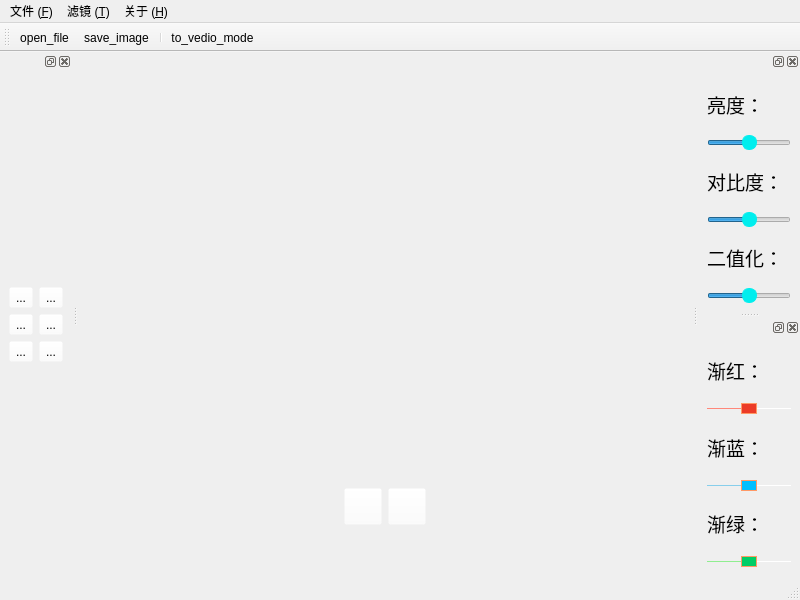
<?xml version="1.0" encoding="UTF-8"?>
<ui version="4.0">
 <class>solveImage</class>
 <widget class="QMainWindow" name="solveImage">
  <property name="geometry">
   <rect>
    <x>0</x>
    <y>0</y>
    <width>800</width>
    <height>600</height>
   </rect>
  </property>
  <property name="windowTitle">
   <string>189050741 zzy</string>
  </property>
  <property name="windowIcon">
   <iconset resource="img.qrc">
    <normaloff>:/img/images/codeforces.png</normaloff>:/img/images/codeforces.png</iconset>
  </property>
  <widget class="QWidget" name="centralwidget">
   <layout class="QHBoxLayout" name="horizontalLayout_2">
    <item>
     <layout class="QVBoxLayout" name="verticalLayout_9" stretch="6,2">
      <item>
       <widget class="QLabel" name="label">
        <property name="text">
         <string/>
        </property>
        <property name="alignment">
         <set>Qt::AlignCenter</set>
        </property>
       </widget>
      </item>
      <item>
       <layout class="QHBoxLayout" name="horizontalLayout_5" stretch="3,2,2,3">
        <item>
         <widget class="QLabel" name="label_8">
          <property name="text">
           <string/>
          </property>
         </widget>
        </item>
        <item>
         <widget class="QToolButton" name="toolButton_3">
          <property name="styleSheet">
           <string notr="true">background-color: rgba(255, 255, 255, 0);</string>
          </property>
          <property name="text">
           <string/>
          </property>
          <property name="icon">
           <iconset resource="img.qrc">
            <normaloff>:/img/images/pre_pic.png</normaloff>:/img/images/pre_pic.png</iconset>
          </property>
          <property name="iconSize">
           <size>
            <width>30</width>
            <height>30</height>
           </size>
          </property>
         </widget>
        </item>
        <item>
         <widget class="QToolButton" name="toolButton_5">
          <property name="styleSheet">
           <string notr="true">background-color: rgba(255, 255, 255, 0);</string>
          </property>
          <property name="text">
           <string/>
          </property>
          <property name="icon">
           <iconset resource="img.qrc">
            <normaloff>:/img/images/next_pic.png</normaloff>:/img/images/next_pic.png</iconset>
          </property>
          <property name="iconSize">
           <size>
            <width>30</width>
            <height>30</height>
           </size>
          </property>
         </widget>
        </item>
        <item>
         <widget class="QLabel" name="label_now_pic">
          <property name="font">
           <font>
            <family>Consolas</family>
            <pointsize>16</pointsize>
           </font>
          </property>
          <property name="text">
           <string/>
          </property>
         </widget>
        </item>
       </layout>
      </item>
     </layout>
    </item>
   </layout>
  </widget>
  <widget class="QMenuBar" name="menubar">
   <property name="geometry">
    <rect>
     <x>0</x>
     <y>0</y>
     <width>800</width>
     <height>23</height>
    </rect>
   </property>
   <widget class="QMenu" name="menu">
    <property name="title">
     <string>文件 (&amp;F)</string>
    </property>
    <addaction name="action_N"/>
    <addaction name="actionChange"/>
   </widget>
   <widget class="QMenu" name="menu_T">
    <property name="title">
     <string>滤镜 (&amp;T)</string>
    </property>
    <addaction name="action"/>
    <addaction name="action_w"/>
    <addaction name="action_e"/>
    <addaction name="action_r"/>
   </widget>
   <widget class="QMenu" name="menu_H">
    <property name="title">
     <string>关于 (&amp;H)</string>
    </property>
    <addaction name="actionAbout"/>
   </widget>
   <addaction name="menu"/>
   <addaction name="menu_T"/>
   <addaction name="menu_H"/>
  </widget>
  <widget class="QStatusBar" name="statusbar"/>
  <widget class="QToolBar" name="toolBar">
   <property name="windowTitle">
    <string>toolBar</string>
   </property>
   <attribute name="toolBarArea">
    <enum>TopToolBarArea</enum>
   </attribute>
   <attribute name="toolBarBreak">
    <bool>false</bool>
   </attribute>
   <addaction name="actionOpen_file"/>
   <addaction name="actionSave_image"/>
   <addaction name="separator"/>
   <addaction name="actionTo_vedio_mode"/>
  </widget>
  <widget class="QDockWidget" name="dockWidget">
   <attribute name="dockWidgetArea">
    <number>1</number>
   </attribute>
   <widget class="QWidget" name="dockWidgetContents">
    <layout class="QVBoxLayout" name="verticalLayout_8">
     <item>
      <layout class="QVBoxLayout" name="verticalLayout_7">
       <item>
        <layout class="QHBoxLayout" name="horizontalLayout_3">
         <item>
          <widget class="QToolButton" name="toolButton">
           <property name="styleSheet">
            <string notr="true">background-color: rgba(255, 255, 255, 0);</string>
           </property>
           <property name="text">
            <string>...</string>
           </property>
           <property name="icon">
            <iconset resource="img.qrc">
             <normaloff>:/img/images/conter_clockwise.png</normaloff>:/img/images/conter_clockwise.png</iconset>
           </property>
           <property name="iconSize">
            <size>
             <width>30</width>
             <height>30</height>
            </size>
           </property>
          </widget>
         </item>
         <item>
          <widget class="QToolButton" name="toolButton_2">
           <property name="styleSheet">
            <string notr="true">background-color: rgba(255, 255, 255, 0);</string>
           </property>
           <property name="text">
            <string>...</string>
           </property>
           <property name="icon">
            <iconset resource="img.qrc">
             <normaloff>:/img/images/clockwise.png</normaloff>:/img/images/clockwise.png</iconset>
           </property>
           <property name="iconSize">
            <size>
             <width>30</width>
             <height>30</height>
            </size>
           </property>
          </widget>
         </item>
        </layout>
       </item>
       <item>
        <layout class="QHBoxLayout" name="horizontalLayout_4">
         <item>
          <widget class="QToolButton" name="toolButton_4">
           <property name="styleSheet">
            <string notr="true">background-color: rgba(255, 255, 255, 0);</string>
           </property>
           <property name="text">
            <string>...</string>
           </property>
           <property name="icon">
            <iconset resource="img.qrc">
             <normaloff>:/img/images/up_arrow.png</normaloff>:/img/images/up_arrow.png</iconset>
           </property>
           <property name="iconSize">
            <size>
             <width>30</width>
             <height>30</height>
            </size>
           </property>
          </widget>
         </item>
         <item>
          <widget class="QToolButton" name="toolButton_6">
           <property name="styleSheet">
            <string notr="true">background-color: rgba(255, 255, 255, 0);</string>
           </property>
           <property name="text">
            <string>...</string>
           </property>
           <property name="icon">
            <iconset resource="img.qrc">
             <normaloff>:/img/images/right_arrow.png</normaloff>:/img/images/right_arrow.png</iconset>
           </property>
           <property name="iconSize">
            <size>
             <width>30</width>
             <height>30</height>
            </size>
           </property>
          </widget>
         </item>
        </layout>
       </item>
       <item>
        <layout class="QHBoxLayout" name="horizontalLayout_6">
         <item>
          <widget class="QToolButton" name="toolButton_7">
           <property name="styleSheet">
            <string notr="true">background-color: rgba(255, 255, 255, 0);</string>
           </property>
           <property name="text">
            <string>...</string>
           </property>
           <property name="icon">
            <iconset resource="img.qrc">
             <normaloff>:/img/images/reset2.png</normaloff>:/img/images/reset2.png</iconset>
           </property>
           <property name="iconSize">
            <size>
             <width>30</width>
             <height>30</height>
            </size>
           </property>
          </widget>
         </item>
         <item>
          <widget class="QToolButton" name="toolButton_8">
           <property name="styleSheet">
            <string notr="true">background-color: rgba(255, 255, 255, 0);</string>
           </property>
           <property name="text">
            <string>...</string>
           </property>
           <property name="icon">
            <iconset resource="img.qrc">
             <normaloff>:/img/images/rubbish.png</normaloff>:/img/images/rubbish.png</iconset>
           </property>
           <property name="iconSize">
            <size>
             <width>30</width>
             <height>30</height>
            </size>
           </property>
          </widget>
         </item>
        </layout>
       </item>
      </layout>
     </item>
    </layout>
   </widget>
  </widget>
  <widget class="QDockWidget" name="dockWidget_6">
   <property name="sizePolicy">
    <sizepolicy hsizetype="Preferred" vsizetype="Preferred">
     <horstretch>0</horstretch>
     <verstretch>0</verstretch>
    </sizepolicy>
   </property>
   <property name="layoutDirection">
    <enum>Qt::LeftToRight</enum>
   </property>
   <property name="floating">
    <bool>false</bool>
   </property>
   <attribute name="dockWidgetArea">
    <number>2</number>
   </attribute>
   <widget class="QWidget" name="dockWidgetContents_6">
    <layout class="QHBoxLayout" name="horizontalLayout_7">
     <item>
      <layout class="QVBoxLayout" name="verticalLayout_2">
       <item>
        <widget class="QLabel" name="label_4">
         <property name="font">
          <font>
           <family>楷体</family>
           <pointsize>14</pointsize>
          </font>
         </property>
         <property name="text">
          <string>亮度：</string>
         </property>
        </widget>
       </item>
       <item>
        <widget class="QSlider" name="light_slider">
         <property name="styleSheet">
          <string notr="true">QSlider::groove:horizontal{ 
                                                     height: 12px; 
                                                     left: 4px; 
                                                     right: 4px; 
                                                     border-image: url(:/img/images/qslider_bg.png);
                                                   } 
QSlider::handle:horizontal{ 
                                                     background: rgb(0, 238, 238);
border: 1px solid rgb(0, 238, 238);
width: 10px;
height:10px;
border-radius: 7px;
margin-top:2px;
margin-bottom:2px;
}
QSlider::sub-page:horizontal{border-image: url(:/img/images/qslider.png);}


	

</string>
         </property>
         <property name="sliderPosition">
          <number>50</number>
         </property>
         <property name="orientation">
          <enum>Qt::Horizontal</enum>
         </property>
        </widget>
       </item>
       <item>
        <widget class="QLabel" name="label_6">
         <property name="font">
          <font>
           <family>楷体</family>
           <pointsize>14</pointsize>
          </font>
         </property>
         <property name="text">
          <string>对比度：</string>
         </property>
        </widget>
       </item>
       <item>
        <widget class="QSlider" name="compare_slider">
         <property name="styleSheet">
          <string notr="true">QSlider::groove:horizontal{ 
                                                     height: 12px; 
                                                     left: 4px; 
                                                     right: 4px; 
                                                     border-image: url(:/img/images/qslider_bg.png);
                                                   } 
QSlider::handle:horizontal{ 
                                                     background: rgb(0, 238, 238);
border: 1px solid rgb(0, 238, 238);
width: 10px;
height:10px;
border-radius: 7px;
margin-top:2px;
margin-bottom:2px;
}
QSlider::sub-page:horizontal{border-image: url(:/img/images/qslider.png);}


	

</string>
         </property>
         <property name="sliderPosition">
          <number>50</number>
         </property>
         <property name="orientation">
          <enum>Qt::Horizontal</enum>
         </property>
        </widget>
       </item>
       <item>
        <widget class="QLabel" name="label_7">
         <property name="font">
          <font>
           <family>楷体</family>
           <pointsize>14</pointsize>
          </font>
         </property>
         <property name="text">
          <string>二值化：</string>
         </property>
        </widget>
       </item>
       <item>
        <widget class="QSlider" name="horizontalSlider">
         <property name="styleSheet">
          <string notr="true">QSlider::groove:horizontal{ 
                                                     height: 12px; 
                                                     left: 4px; 
                                                     right: 4px; 
                                                     border-image: url(:/img/images/qslider_bg.png);
                                                   } 
QSlider::handle:horizontal{ 
                                                     background: rgb(0, 238, 238);
border: 1px solid rgb(0, 238, 238);
width: 10px;
height:10px;
border-radius: 7px;
margin-top:2px;
margin-bottom:2px;
}
QSlider::sub-page:horizontal{border-image: url(:/img/images/qslider.png);}


	

</string>
         </property>
         <property name="sliderPosition">
          <number>50</number>
         </property>
         <property name="orientation">
          <enum>Qt::Horizontal</enum>
         </property>
        </widget>
       </item>
      </layout>
     </item>
    </layout>
   </widget>
  </widget>
  <widget class="QDockWidget" name="dockWidget_5">
   <property name="sizePolicy">
    <sizepolicy hsizetype="Preferred" vsizetype="Preferred">
     <horstretch>0</horstretch>
     <verstretch>0</verstretch>
    </sizepolicy>
   </property>
   <property name="floating">
    <bool>false</bool>
   </property>
   <attribute name="dockWidgetArea">
    <number>2</number>
   </attribute>
   <widget class="QWidget" name="dockWidgetContents_5">
    <layout class="QHBoxLayout" name="horizontalLayout">
     <item>
      <layout class="QVBoxLayout" name="verticalLayout">
       <item>
        <widget class="QLabel" name="label_2">
         <property name="font">
          <font>
           <family>楷体</family>
           <pointsize>14</pointsize>
          </font>
         </property>
         <property name="text">
          <string>渐红：</string>
         </property>
        </widget>
       </item>
       <item>
        <widget class="QSlider" name="horizontalSlider_2">
         <property name="styleSheet">
          <string notr="true">QSlider::groove:horizontal {
border: 0px solid #bbb;
}
QSlider::sub-page:horizontal {
background: rgb(255,136,122);
border-radius: 0px;
margin-top:8px;
margin-bottom:8px;
}
QSlider::add-page:horizontal {
background: rgb(255,255, 255);
border: 0px solid #777;
border-radius: 2px;
margin-top:8px;
margin-bottom:8px;
}
QSlider::handle:horizontal {
background: rgb(236,59,39);
border: 1px solid rgb(255,153,102);
width: 14px;
height:10px;
border-radius: 7px;
margin-top:2px;
margin-bottom:2px;
}
QSlider::handle:horizontal:hover {
background: rgb(255,48,48);
border: 1px solid rgba(102,102,102,102);
border-radius: 7px;
}
QSlider::sub-page:horizontal:disabled {
background: #bbb;
border-color: #999;
}
QSlider::add-page:horizontal:disabled {
background: #eee;
border-color: #999;
}
QSlider::handle:horizontal:disabled {
background: #eee;
border: 1px solid #aaa;
border-radius: 4px;
}</string>
         </property>
         <property name="sliderPosition">
          <number>50</number>
         </property>
         <property name="orientation">
          <enum>Qt::Horizontal</enum>
         </property>
        </widget>
       </item>
       <item>
        <widget class="QLabel" name="label_3">
         <property name="font">
          <font>
           <family>楷体</family>
           <pointsize>14</pointsize>
          </font>
         </property>
         <property name="text">
          <string>渐蓝：</string>
         </property>
        </widget>
       </item>
       <item>
        <widget class="QSlider" name="horizontalSlider_3">
         <property name="styleSheet">
          <string notr="true">QSlider::groove:horizontal {
border: 0px solid #bbb;
}
QSlider::sub-page:horizontal {
background: rgb(135,206,235);
border-radius: 0px;
margin-top:8px;
margin-bottom:8px;
}
QSlider::add-page:horizontal {
background: rgb(255,255,255);
border: 0px solid #777;
border-radius: 2px;
margin-top:8px;
margin-bottom:8px;
}
QSlider::handle:horizontal {
background: rgb(0,191,255);
border: 1px solid rgb(255,153,102);
width: 14px;
height:10px;
border-radius: 7px;
margin-top:2px;
margin-bottom:2px;
}
QSlider::handle:horizontal:hover {
background: rgb(19,63,195);
border: 1px solid rgba(102,102,102,102);
border-radius: 7px;
}
QSlider::sub-page:horizontal:disabled {
background: #bbb;
border-color: #999;
}
QSlider::add-page:horizontal:disabled {
background: #eee;
border-color: #999;
}
QSlider::handle:horizontal:disabled {
background: #eee;
border: 1px solid #aaa;
border-radius: 4px;
}</string>
         </property>
         <property name="sliderPosition">
          <number>50</number>
         </property>
         <property name="orientation">
          <enum>Qt::Horizontal</enum>
         </property>
        </widget>
       </item>
       <item>
        <widget class="QLabel" name="label_5">
         <property name="font">
          <font>
           <family>楷体</family>
           <pointsize>14</pointsize>
          </font>
         </property>
         <property name="text">
          <string>渐绿：</string>
         </property>
        </widget>
       </item>
       <item>
        <widget class="QSlider" name="horizontalSlider_4">
         <property name="styleSheet">
          <string notr="true">QSlider::groove:horizontal {
border: 0px solid #bbb;
}
QSlider::sub-page:horizontal {
background: rgb(144,238,144);
border-radius: 0px;
margin-top:8px;
margin-bottom:8px;
}
QSlider::add-page:horizontal {
background: rgb(255,255,255);
border: 0px solid #777;
border-radius: 2px;
margin-top:8px;
margin-bottom:8px;
}
QSlider::handle:horizontal {
background: rgb(0,205,102);
border: 1px solid rgb(255,153,102);
width: 14px;
height:10px;
border-radius: 7px;
margin-top:2px;
margin-bottom:2px;
}
QSlider::handle:horizontal:hover {
background: rgb(0,255,0);
border: 1px solid rgba(102,102,102,102);
border-radius: 7px;
}
QSlider::sub-page:horizontal:disabled {
background: #bbb;
border-color: #999;
}
QSlider::add-page:horizontal:disabled {
background: #eee;
border-color: #999;
}
QSlider::handle:horizontal:disabled {
background: #eee;
border: 1px solid #aaa;
border-radius: 4px;
}</string>
         </property>
         <property name="sliderPosition">
          <number>50</number>
         </property>
         <property name="orientation">
          <enum>Qt::Horizontal</enum>
         </property>
        </widget>
       </item>
      </layout>
     </item>
    </layout>
   </widget>
  </widget>
  <action name="action_N">
   <property name="text">
    <string>打开文件 (&amp;N)</string>
   </property>
  </action>
  <action name="actionOpen_file">
   <property name="icon">
    <iconset resource="img.qrc">
     <normaloff>:/img/images/openfile.png</normaloff>:/img/images/openfile.png</iconset>
   </property>
   <property name="text">
    <string>open_file</string>
   </property>
   <property name="shortcut">
    <string>Ctrl+N</string>
   </property>
  </action>
  <action name="actionReset">
   <property name="icon">
    <iconset resource="img.qrc">
     <normaloff>:/img/images/reset.png</normaloff>:/img/images/reset.png</iconset>
   </property>
   <property name="text">
    <string>reset</string>
   </property>
   <property name="shortcut">
    <string>Ctrl+R</string>
   </property>
  </action>
  <action name="action">
   <property name="icon">
    <iconset resource="img.qrc">
     <normaloff>:/img/images/jun.png</normaloff>:/img/images/jun.png</iconset>
   </property>
   <property name="text">
    <string>均值滤波(&amp;q)</string>
   </property>
  </action>
  <action name="action_w">
   <property name="icon">
    <iconset resource="img.qrc">
     <normaloff>:/img/images/bian.png</normaloff>:/img/images/bian.png</iconset>
   </property>
   <property name="text">
    <string>边缘检测(&amp;w)</string>
   </property>
  </action>
  <action name="action_e">
   <property name="icon">
    <iconset resource="img.qrc">
     <normaloff>:/img/images/hui.png</normaloff>:/img/images/hui.png</iconset>
   </property>
   <property name="text">
    <string>灰度化(&amp;e)</string>
   </property>
  </action>
  <action name="action_r">
   <property name="icon">
    <iconset resource="img.qrc">
     <normaloff>:/img/images/ga.png</normaloff>:/img/images/ga.png</iconset>
   </property>
   <property name="text">
    <string>伽马变换(r)</string>
   </property>
  </action>
  <action name="actionSave_image">
   <property name="icon">
    <iconset resource="img.qrc">
     <normaloff>:/img/images/save.png</normaloff>:/img/images/save.png</iconset>
   </property>
   <property name="text">
    <string>save_image</string>
   </property>
   <property name="shortcut">
    <string>Ctrl+S</string>
   </property>
  </action>
  <action name="actionAbout">
   <property name="icon">
    <iconset resource="img.qrc">
     <normaloff>:/img/images/about.png</normaloff>:/img/images/about.png</iconset>
   </property>
   <property name="text">
    <string>关于作者</string>
   </property>
  </action>
  <action name="actionTo_vedio_mode">
   <property name="icon">
    <iconset resource="img.qrc">
     <normaloff>:/img/images/to_vedio_mode.png</normaloff>:/img/images/to_vedio_mode.png</iconset>
   </property>
   <property name="text">
    <string>to_vedio_mode</string>
   </property>
   <property name="shortcut">
    <string>Ctrl+V</string>
   </property>
  </action>
  <action name="actionChange">
   <property name="icon">
    <iconset resource="img.qrc">
     <normaloff>:/img/images/ce.png</normaloff>:/img/images/ce.png</iconset>
   </property>
   <property name="text">
    <string>中英文切换 (&amp;P)</string>
   </property>
   <property name="shortcut">
    <string>Ctrl+P</string>
   </property>
  </action>
  <zorder>dockWidget_5</zorder>
  <zorder>dockWidget</zorder>
  <zorder>dockWidget_6</zorder>
 </widget>
 <resources>
  <include location="img.qrc"/>
 </resources>
 <connections/>
</ui>
